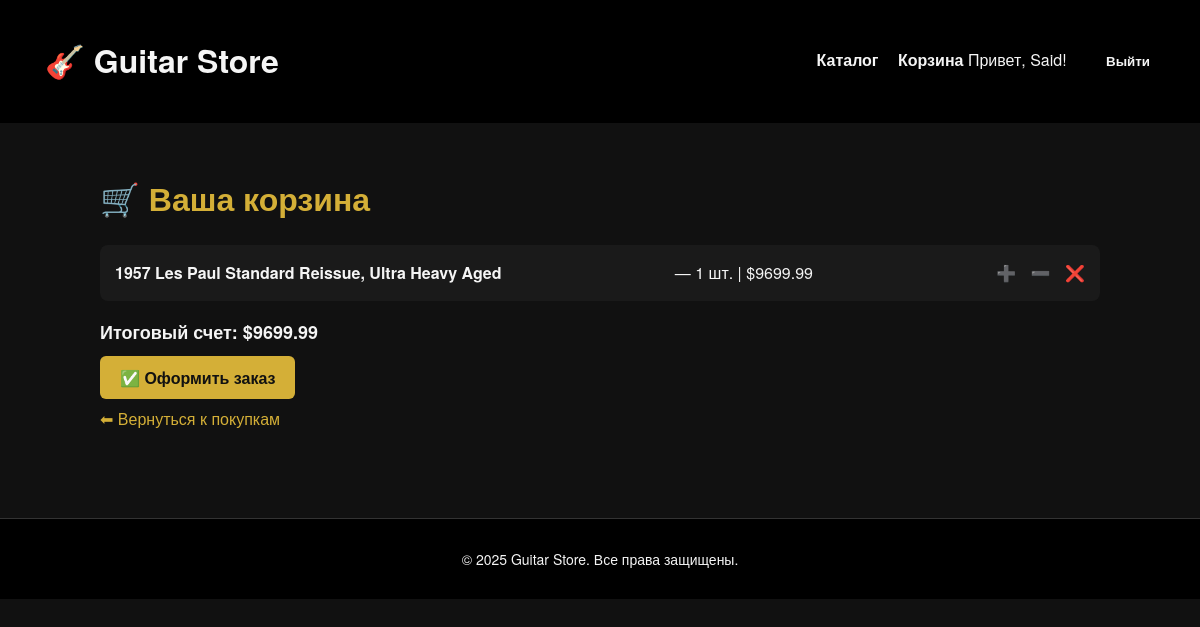
The app's page /cart/ (signed in) with its own data.
### store/models.py (models this page shows, shortened)
class Guitar(models.Model):
    category = models.ForeignKey(Category, on_delete=models.CASCADE, related_name='guitars')
    name = models.CharField(max_length=200)
    description = models.TextField(blank=True)
    price = models.DecimalField(max_digits=15, decimal_places=2)
    image = models.ImageField(upload_to='guitars/', blank=True, null=True)

### store/views.py (the view, shortened to what this page needs)
# urls.py: path('cart/', views.cart_detail, name='cart_detail'),
def cart_detail(request):
    items = []
    total = 0
    if request.user.is_authenticated:
        cart = Cart.objects.filter(user=request.user).first()
        if cart:
            for ci in CartItem.objects.filter(cart=cart).select_related('guitar'):
                subtotal = (ci.guitar.price or 0) * ci.quantity
                items.append({
                    'guitar': ci.guitar,
                    'quantity': ci.quantity,
                    'subtotal': subtotal,
                })
                total += subtotal
    return render(request, 'store/cart_detail.html', {
        'items': items,
        'total': total
    })

### store/templates/store/cart_detail.html (shortened to what this page needs)
{% extends "store/base.html" %}
{% block content %}
<div class="cart-page">
    <h1>🛒 Ваша корзина</h1>
    {% if items %}
        <ul class="cart-list">
            {% for item in items %}
                <li class="cart-item">
                    <strong>{{ item.guitar.name }}</strong>
                    — {{ item.quantity }} шт. | ${{ item.subtotal }}
                    <div class="cart-actions">
                        <a href="{% url 'store:update_quantity' item.guitar.id 'increase' %}">➕</a>
                        <a href="{% url 'store:update_quantity' item.guitar.id 'decrease' %}">➖</a>
                        <a href="{% url 'store:remove_from_cart' item.guitar.id %}">❌</a>
                    </div>
                </li>
            {% endfor %}
        </ul>
        <p class="total"><strong>Итоговый счет: ${{ total }}</strong></p>
        <p><a href="{% url 'store:check' %}" class="btn">✅ Оформить заказ</a></p>
    {% else %}
        <p>Корзина пустая. Наполните её своими любимыми гитарами 🎸</p>
    {% endif %}
    <p><a href="{% url 'store:guitar_list' %}">⬅ Вернуться к покупкам</a></p>
</div>
{% endblock %}

### store/templates/store/base.html (shortened to what this page needs)
<!DOCTYPE html>
{% load static %}
<html lang="en">
<head>
    <link rel="stylesheet" href="{% static 'css/style.css' %}">
</head>
<body>
<header class="navbar">
    <h1><a href="{% url 'store:guitar_list' %}">🎸 Guitar Store</a></h1>
    <nav>
        <a href="{% url 'store:guitar_list' %}">Каталог</a>
        <a href="{% url 'store:cart_detail' %}">Корзина</a>
        {% if user.is_authenticated %}
            <span>Привет, {{ user.username }}!</span>
            <form method="post" action="{% url 'store:logout' %}" style="display:inline;">
                <button type="submit">Выйти</button>
            </form>
        {% else %}
            <a href="{% url 'store:login' %}">Войти</a> |
            <a href="{% url 'store:register' %}">Регистрация</a>
        {% endif %}
    </nav>
</header>
<main class="container">
    {% block content %}{% endblock %}
</main>
<footer class="footer">
    <p>© 2025 Guitar Store. Все права защищены.</p>
</footer>
</body>
</html>

### guitarshop/static/css/style.css (style rules this page uses)
body { font-family: 'Helvetica Neue', Arial, sans-serif; margin: 0; background-color: #111; color: #f5f5f5; line-height: 1.6; }
a { color: #d4af37; text-decoration: none; transition: 0.2s; }
.navbar { background: #000; padding: 15px 30px; display: flex; justify-content: space-between; align-items: center; }
.navbar a, .navbar button { color: #f5f5f5; margin-left: 15px; font-weight: bold; background: none; border: none; cursor: pointer; }
.container { padding: 30px; max-width: 1000px; margin: auto; }
h1, h2, h3 { color: #d4af37; margin-top: 20px; }
button, .btn { background: #d4af37; border: none; padding: 10px 20px; font-weight: bold; border-radius: 6px; cursor: pointer; color: #111; transition: 0.2s; }
form { margin-top: 20px; }
.cart-list { list-style: none; padding: 0; }
.cart-item { background: #1a1a1a; padding: 15px; margin-bottom: 10px; border-radius: 8px; display: flex; justify-content: space-between; align-items: center; }
.cart-actions a { margin-left: 10px; }
.total { font-size: 18px; margin-top: 15px; }
.footer { background: #000; text-align: center; padding: 15px; margin-top: 40px; font-size: 14px; border-top: 1px solid #333; }

### records on screen
Guitar: guitar.name "1957 Les Paul Standard Reissue, Ultra Heavy Aged", quantity "1", subtotal "9699.99"

### other values on screen
{{ user.username }} "Said"
{{ total }} "9699.99"
